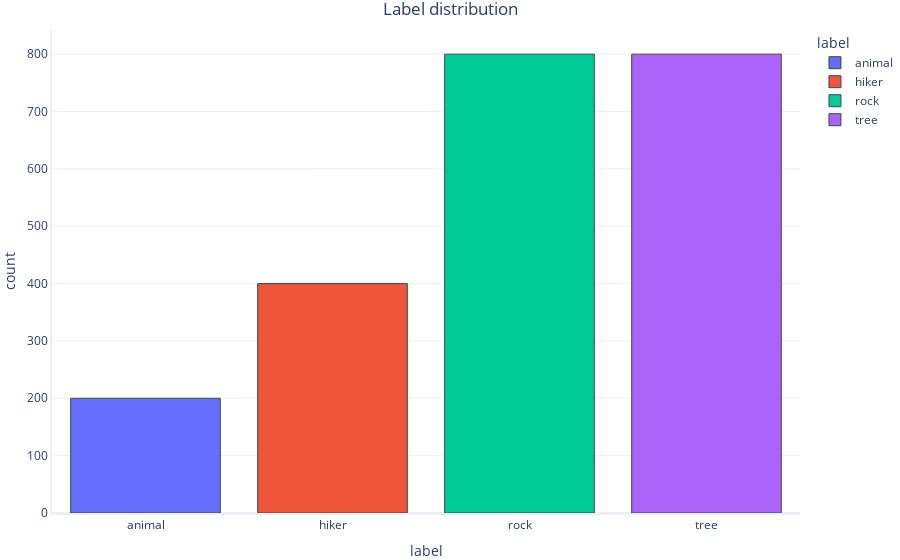

Here is the notebook cell this chart was saved with:
### Markdown cell above
Recall that we have an *imbalanced dataset*. Some classes are much more frequent than others:

### Code cell
import graphing # custom graphing code. See our GitHub repo for details

# Plot a histogram with counts for each label
graphing.multiple_histogram(dataset, label_x="label", label_group="label", title="Label distribution")

### Figure 1 — Plotly figure (JSON) as saved in the notebook; plotly's stock layout.template omitted (floating-point values rounded to 4 significant figures; data arrays with more than 128 entries replaced by an {"elided": "..."} marker saying what was removed)
{"data": [{"histfunc": "count", "name": "animal", "type": "histogram", "x": {"elided": "200 str values"}}, {"histfunc": "count", "name": "hiker", "type": "histogram", "x": {"elided": "400 str values"}}, {"histfunc": "count", "name": "rock", "type": "histogram", "x": {"elided": "800 str values"}}, {"histfunc": "count", "name": "tree", "type": "histogram", "x": {"elided": "800 str values"}}], "layout": {"legend": {"title": {"text": "label"}}, "title": {"text": "Label distribution"}, "xaxis": {"title": {"text": "label"}}, "yaxis": {"title": {"text": "count"}}}}
